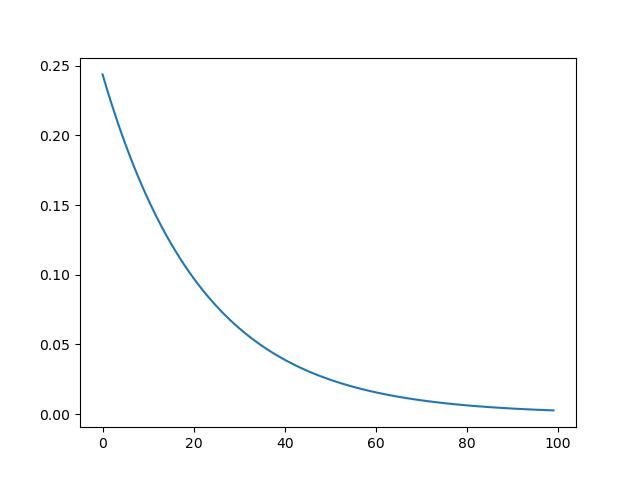

Reproduce this figure in Python.
import matplotlib.pyplot as plt

with open('data.csv') as f:
    data = f.read()
    
data = data.split('\n')
del data[-1]
data = list(map(float, data))
plt.plot(data)
plt.savefig('graph.jpg')
plt.close()
print('Graph Created')